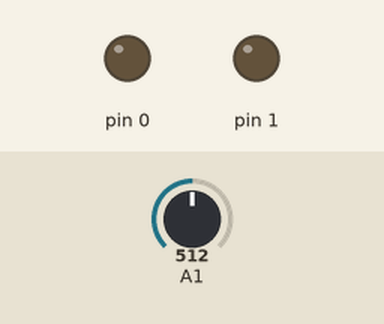
This sketch was run on a simulated Arduino Uno, built with avr-gcc and run on an emulated ATmega328P. On the bench: output pins drawn as LEDs (lit = HIGH). The test bench sets the inputs (shaded band); at power-on: A1 = 512.

Above: at 1.3 s.
1.4 s: A1 set to 214
2.9 s: A1 set to 181
At 3.4 s:
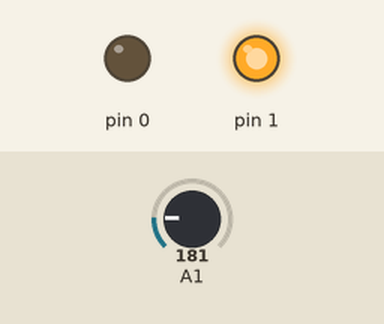
5.9 s: A1 set to 306
At 6.5 s:
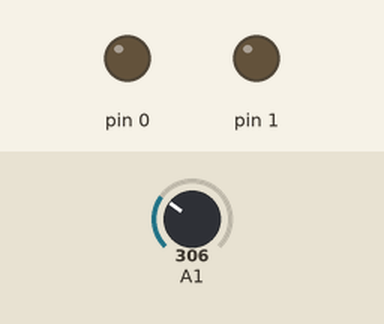
7.4 s: A1 set to 122
At 7.6 s:
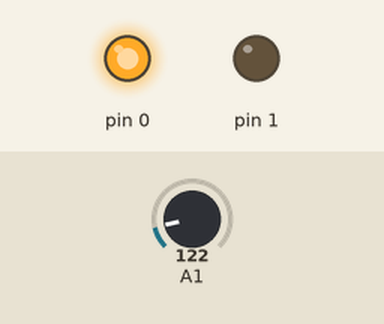
Timing chart, 0 to 11.4 s (numbered marks = the images above; inputs shaded):
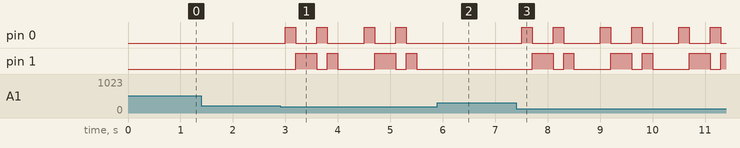

The sketch:

Gemma_robot.ino
```cpp
#define TIME 200
#define LIGHT 200

void setup(){
  pinMode(0,OUTPUT);
  pinMode(1,OUTPUT);

}

void loop(){
  if(analogRead(1)<LIGHT){
    moveLeft(TIME);
    int l=analogRead(1);
    moveRight(2*TIME);
    int r=analogRead(1);
    moveLeft(TIME);
    if(l>r){
      moveLeft(TIME);
    }else{
      moveRight(TIME);
    }
  }
  delay(500);
}

void moveLeft(int time){
  digitalWrite(0,HIGH);
  delay(time);
  digitalWrite(0,LOW);
}

void moveRight(int time){
  digitalWrite(1,HIGH);
  delay(time);
  digitalWrite(1,LOW);
}
```

Measured:
- the behaviour switches between 200 and 199 on A1 (found by bisection; images 0 and 1)
- after the input at 1.4 s, every drawn part: stays the same
- after the input at 2.9 s, pin 0: LOW → HIGH after 0.10 s, → LOW 0.20 s later, → HIGH 0.40 s later, → LOW 0.20 s later, … (8 changes in this stretch); pin 1: LOW → HIGH after 0.30 s, → LOW 0.40 s later, → HIGH 0.20 s later, → LOW 0.20 s later, … (8 changes in this stretch)
- after the input at 5.9 s, pin 0: stops changing and stays LOW; pin 1: stays LOW (without the input it goes to HIGH after 0.30 s)
- after the input at 7.4 s, pin 0: LOW → HIGH after 0.10 s, then repeats every 1.5 s: LOW 0.40 s, HIGH 0.20 s, LOW 0.70 s, HIGH 0.20 s; pin 1: LOW → HIGH after 0.30 s, then repeats every 1.5 s: LOW 0.20 s, HIGH 0.20 s, LOW 0.70 s, HIGH 0.40 s
